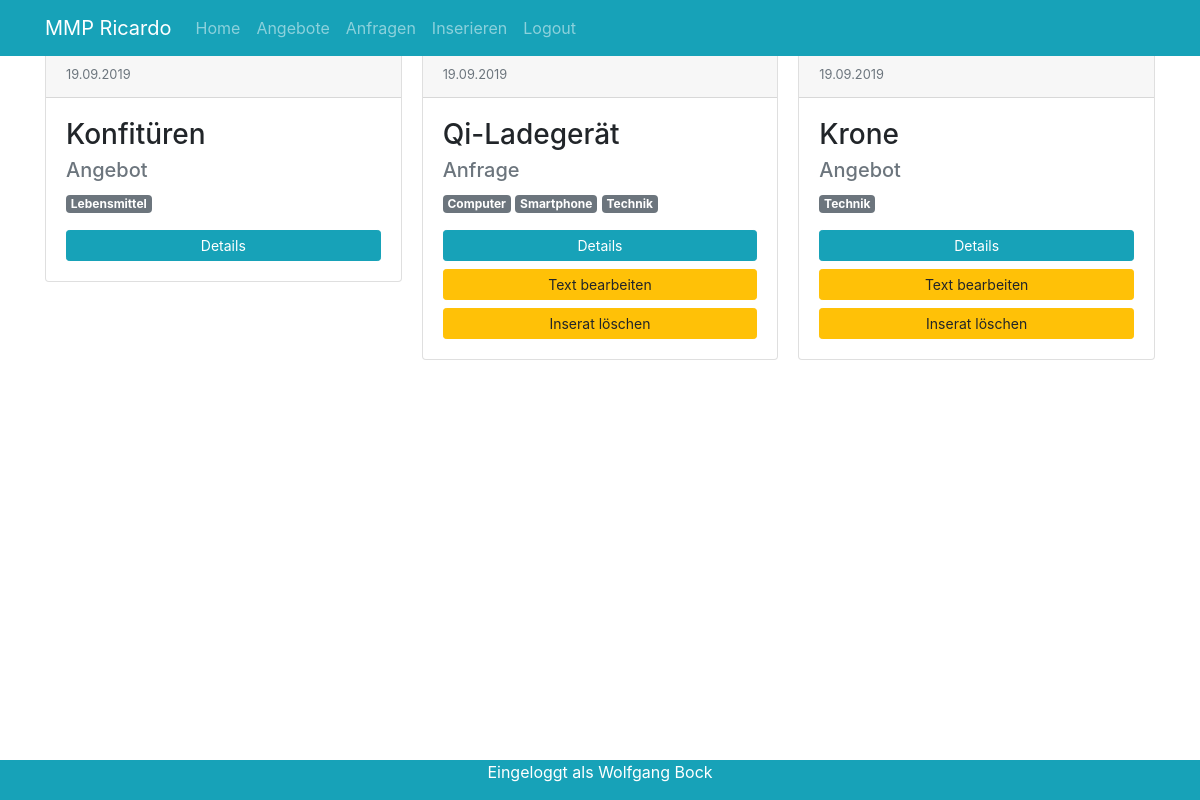
Page /web_final/index.php (signed in) on the committed database.
### tables this page shows
CREATE TABLE `items` (
  `id` int(11) UNSIGNED NOT NULL,
  `user_id` int(11) UNSIGNED NOT NULL,
  `title` varchar(255) NOT NULL,
  `description` text NOT NULL,
  `price` decimal(10,2) NOT NULL,
  `insert_time` timestamp NOT NULL DEFAULT CURRENT_TIMESTAMP ON UPDATE CURRENT_TIMESTAMP,
  `type` int(1) NOT NULL COMMENT '1 für Angebot; 2 für Anfrage',
  `img` varchar(255) DEFAULT NULL
);

CREATE TABLE `users` (
  `id` int(11) UNSIGNED NOT NULL,
  `email` varchar(100) NOT NULL,
  `password` varchar(50) NOT NULL,
  `firstname` varchar(50) NOT NULL,
  `lastname` varchar(50) NOT NULL,
  `regtime` timestamp NOT NULL DEFAULT CURRENT_TIMESTAMP ON UPDATE CURRENT_TIMESTAMP,
  `role` varchar(25) NOT NULL,
  `img` varchar(255) DEFAULT NULL
);

### web_final/system/data.php (called while the page is built, shortened)
<?php
function get_db_connection(){
  global $db_host, $db_name, $db_user, $db_pass, $db_charset;
  $dsn = "mysql:host=$db_host;dbname=$db_name;charset=$db_charset";
  $options = [
      PDO::ATTR_ERRMODE            => PDO::ERRMODE_EXCEPTION,
      PDO::ATTR_DEFAULT_FETCH_MODE => PDO::FETCH_ASSOC,
      PDO::ATTR_EMULATE_PREPARES   => false
  ];
  try {
       $db = new PDO($dsn, $db_user, $db_pass, $options);
  } catch (\PDOException $e) {
       throw new \PDOException($e->getMessage(), (int)$e->getCode());
  }
  return $db;
}
function get_user_by_id($id){
  $db = get_db_connection();
  $sql = "SELECT * FROM users WHERE id = $id;";
  $result = $db->query($sql);
  return $result->fetch();
}
function get_all_items(){
  $db = get_db_connection();
  $sql = "SELECT * FROM items";
  $result = $db->query($sql);
  return $result->fetchAll();
}
function get_categories_by_id($id){
  $db = get_db_connection();
  $sql = "SELECT category_id FROM item_has_category WHERE item_id = $id;";
  $result = $db->query($sql);
  return $result->fetchAll(PDO::FETCH_COLUMN);
}

### web_final/system/config.php (called while the page is built, shortened)
<?php
$base_url = "";
?>

### web_final/templates/session_handler.php (called while the page is built, shortened)
<?php
if(isset($_SESSION['userid'])){
  $user = get_user_by_id($_SESSION['userid']);
  $user_id = $user['id'];
}else{
  $logged_in = false;
  $log_in_out_text = "Anmelden";
}
?>

### web_final/index.php (the view, shortened to what this page needs)
<?php
require_once('system/config.php');
require_once('system/data.php');
require_once('templates/session_handler.php');
if(empty($_GET['type'])){
  $item_list = get_all_items();
}else{
  $item_list = get_items_by_type($_GET['type']);
}
?>
<!DOCTYPE html>
<html>
<head>
<?php
  require_once('templates/page_head.php');
?>
</head>
<body class="py-5">
<?php require_once('templates/menu.php');  ?>
  <div class="container">
    <section class="inserate">
      <div class="card-columns">
<?php
foreach ($item_list as $item) {
  if($item['type'] == 1){
    $type = "Angebot";
  }else{
    $type = "Anfrage";
  }
  $date = new DateTime($item['insert_time']);
  $categories = get_categories_by_id($item['id']);
?>
        <article class="card">
          <div class="card-header text-muted">
            <small><?php echo $date->format('d.m.Y');  ?></small>
          </div>
          <div class="card-body">
            <h3 class="card-title"><?php echo $item['title']; ?></h3>
            <h5 class="card-subtitle mb-2 text-muted"><?php echo $type;  ?></h5>
            <p class="card-text">
<?php   foreach ($categories as $category) { ?>
                <span class="badge badge-secondary"> <?php echo $category;  ?></span>
<?php   } ?>
            </p>
            <a href="<?php echo $base_url;  ?>subsite/details.php?item=<?php echo $item['id'];  ?>" class="btn btn-sm btn-info btn-block">Details</a>
<?php
  if(isset($user_id) && $user_id == $item['user_id']) {
?>
            <a href="<?php echo $base_url ?>subsite/edit.php?id=<?php echo $item['id']; ?>"  <button type="button" class="btn btn-sm btn-warning btn-block">Text bearbeiten</button></a>
            <a href="<?php echo $base_url ?>subsite/delete.php?item=<?php echo $item['id']; ?>"  <button type="button" class="btn btn-sm btn-warning btn-block">Inserat löschen</button></a>
<?php   }?>
          </div>
        </article>
<?php } ?>
      </div>
    </section>
  </div>
<?php include_once('templates/footer.php') ?>
</body>
</html>

### web_final/templates/footer.php
<?php if(isset($user_id)){  ?>
  <footer class="fixed-bottom bg-info text-white text-center">
      <p>Eingeloggt als <?php echo  $user['firstname'] . " " . $user['lastname']; ?></p>
  </footer>
<?php } ?>

### rows in the picture
items: insert_time "19.09.2019", title "Konfitüren", type "Angebot", category "Lebensmittel"
items: insert_time "19.09.2019", title "Qi-Ladegerät", type "Anfrage", category "Computer", category "Smartphone", category "Technik"
items: insert_time "19.09.2019", title "Krone", type "Angebot", category "Technik"
users: firstname "Wolfgang", lastname "Bock"

### other values in the picture
$log_in_out_text "Logout"
